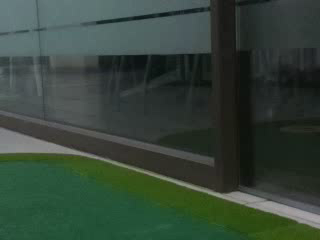
#> input picture frame 132 of Ball/robot_ball.avi, 320 x 240 px, given in place of middle.mov, which was not available
$ python 77ball.py
#> lines starting #> are read from the running program, lines starting #| are printed output that depends on the picture; after the words box and inside, x2 and y2 are one past the last pixel; in counts of white or black regions, pixels touching at a corner belong together; pictures that were not available may be replaced by others from this repository, and a replacement may not be noted
#> further down, frame is the input picture: shape (240, 320, 3); mean B, G, R 57.3, 68.5, 53.3
import cv2
import numpy as np

# 빨간색 범위 (OpenCV에서는 BGR 형식을 사용하므로 순서가 바뀝니다)
lower_red = np.array([0, 100, 100])
upper_red = np.array([20, 255, 255])

# 영상에서 빨간색만 추출하는 함수
def extract_red_objects(frame):
    # BGR에서 HSV로 변환
    hsv = cv2.cvtColor(frame, cv2.COLOR_BGR2HSV)
#> hsv: shape (240, 320, 3); mean H, S, V 68.5, 67.6, 68.8

    # 빨간색 범위로 이진화
    mask = cv2.inRange(hsv, lower_red, upper_red)
#> mask: shape (240, 320); every value is 0

    # 이진화된 이미지에서 빨간색 객체만 추출
    red_objects = cv2.bitwise_and(frame, frame, mask=mask)
#> red_objects: shape (240, 320, 3); every value is 0

    return red_objects

# 화면을 7x7 그리드로 나누는 함수
def divide_screen(frame):
    height, width = frame.shape[:2]
#> height = 240; width = 320
    cell_height = height // 7
#> cell_height = 34
    cell_width = width // 7
#> cell_width = 45

    # 그리드 라인 그리기 (라임색으로 변경)
    line_color = (0, 255, 0)  # 라임색 (녹색)
    for i in range(1, 7):
        cv2.line(frame, (0, i * cell_height), (width, i * cell_height), line_color, 2)
        cv2.line(frame, (i * cell_width, 0), (i * cell_width, height), line_color, 2)
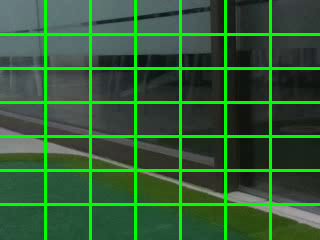
#> frame: shape (240, 320, 3); 12.7% of pixels changed, all inside (x1, y1, x2, y2) = (0, 0, 320, 240)

    return frame

# 저장된 영상을 읽어옵니다. 파일 경로를 적절히 수정하세요.
cap = cv2.VideoCapture('src/middle.mov')

# 결과 창 크기 설정
cv2.namedWindow('Frame', cv2.WINDOW_NORMAL)
cv2.resizeWindow('Frame', 800, 600)  # 적절한 크기로 조정

while True:
    # 영상 프레임 읽기
    ret, frame = cap.read()

    if not ret:
        break

    # 빨간색 객체 추출
    red_objects = extract_red_objects(frame)

    # 그리드로 화면 나누기
    divided_frame = divide_screen(frame)

    # 중앙 아래 칸 검사
    cell_height = divided_frame.shape[0] // 7
#> cell_height = 34
    cell_width = divided_frame.shape[1] // 7
#> cell_width = 45
    center_bottom_cell = divided_frame[cell_height * 6:cell_height * 7, cell_width * 3:cell_width * 4]
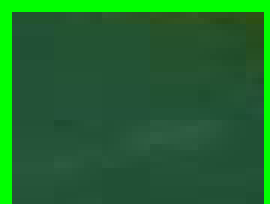
#> center_bottom_cell: shape (34, 45, 3) (shown 6 times larger); mean B, G, R 46, 103.5, 31.8
    red_objects_in_cell = extract_red_objects(center_bottom_cell)
#> in extract_red_objects (call 2), `hsv = cv2.cvtColor(frame, cv2.COLOR_BGR2HSV)`: hsv: shape (34, 45, 3); mean H, S, V 69.2, 158.3, 103.5
#> in extract_red_objects (call 2), `mask = cv2.inRange(hsv, lower_red, upper_red)`: mask: shape (34, 45); every value is 0
#> in extract_red_objects (call 2), `red_objects = cv2.bitwise_and(frame, frame, mask=mask)`: red_objects: shape (34, 45, 3); every value is 0

    # 빨간색 객체가 있는지 확인
    if np.count_nonzero(red_objects_in_cell) > 0:
        print("stop")
    else:
        print("go")

    # 화면에 영상 출력
    cv2.imshow('Frame', frame)

    # 'q' 키를 누르면 종료
    if cv2.waitKey(1) & 0xFF == ord('q'):
#> (key q is pressed here)
        break

# 종료 후 리소스 해제
cap.release()
cv2.destroyAllWindows()

$ run again, starting later in the video
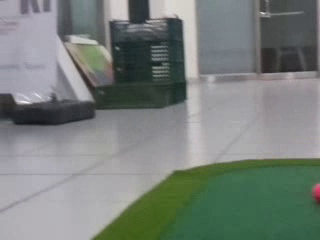
#> input picture frame 596 of Ball/robot_ball.avi, 320 x 240 px, given in place of middle.mov, which was not available
#> frame is the input picture: shape (240, 320, 3); mean B, G, R 123.2, 128, 120.9
#> hsv: shape (240, 320, 3); mean H, S, V 97.3, 35.8, 131.6
#> in extract_red_objects, `mask = cv2.inRange(hsv, lower_red, upper_red)`:
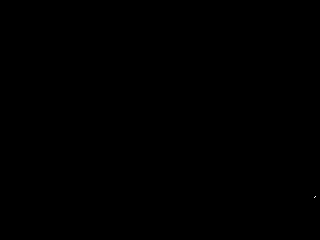
#> mask: shape (240, 320); 0% white in thin lines or dots, all inside (x1, y1, x2, y2) = (314, 196, 316, 198)
#> `center_bottom_cell = divided_frame[cell_height * 6:cell_height * 7, ce..`:
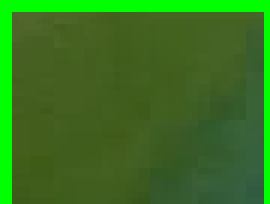
#> center_bottom_cell: shape (34, 45, 3) (shown 6 times larger); mean B, G, R 31.3, 114, 56.3
#> hsv: shape (34, 45, 3); mean H, S, V 48.1, 171.3, 114
#> mask: shape (34, 45); every value is 0
#> red_objects: shape (34, 45, 3); every value is 0
